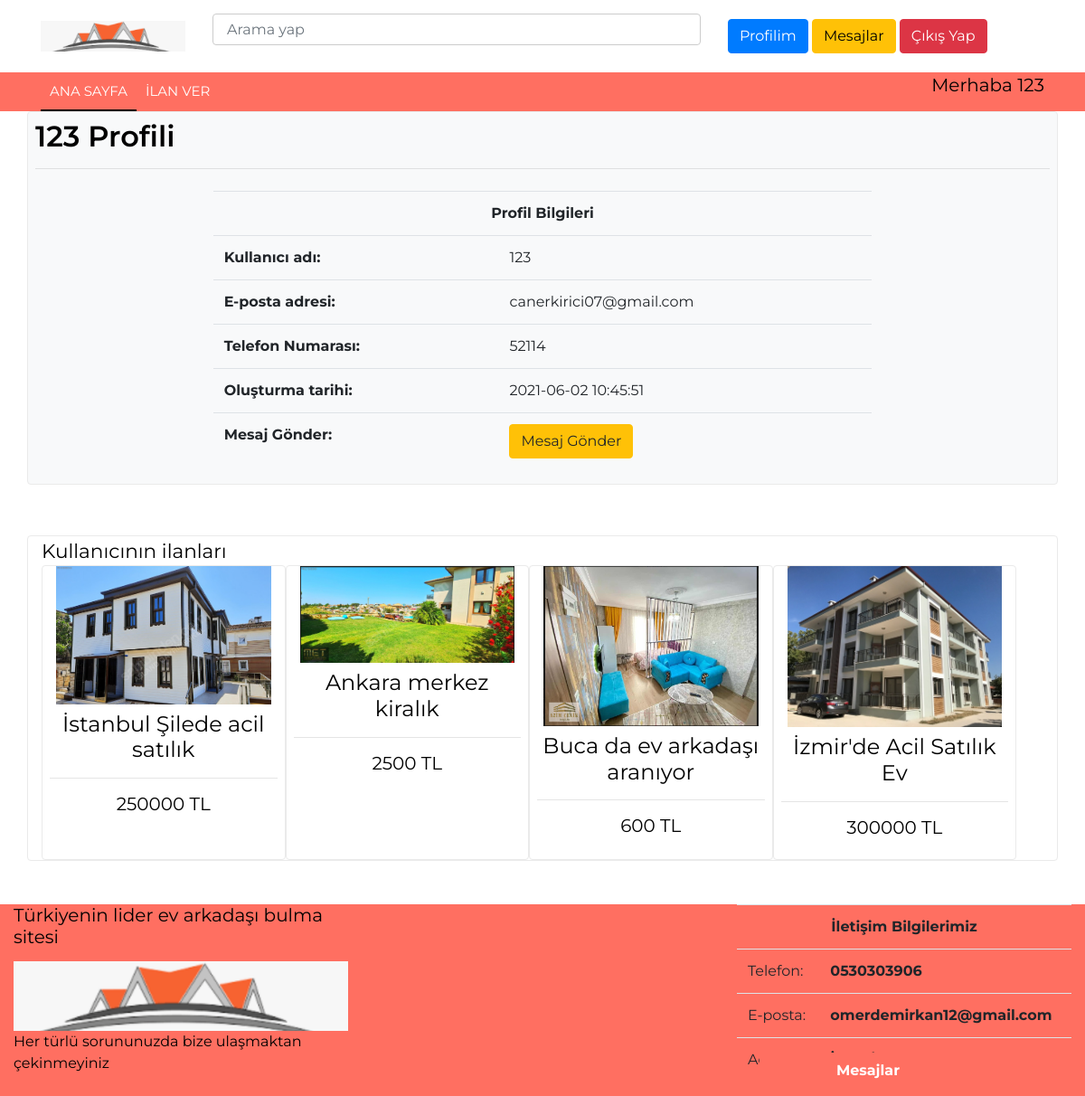
The page /profil.php?kadi=123 (signed in) on the database its author committed.
### tables this page shows
CREATE TABLE `accounts` (
  `id` int(11) NOT NULL,
  `username` varchar(255) NOT NULL,
  `email` varchar(255) NOT NULL,
  `password` varchar(255) NOT NULL,
  `number` varchar(255) NOT NULL,
  `registerdate` datetime NOT NULL DEFAULT current_timestamp(),
  `serial` varchar(255) NOT NULL
);

CREATE TABLE `ilanlar` (
  `id` int(11) NOT NULL,
  `addusername` varchar(255) NOT NULL,
  `email` varchar(255) NOT NULL,
  `serial` varchar(255) NOT NULL,
  `ilan_isim` varchar(255) NOT NULL,
  `ilan_bölge` varchar(255) NOT NULL,
  `ilan_sehir` varchar(255) NOT NULL,
  `ilan_fiyat` int(11) NOT NULL,
  `ilan_oda` varchar(255) NOT NULL,
  `ilan_tip` varchar(255) NOT NULL,
  `ilan_kira` varchar(255) NOT NULL,
  `ilan_atip` varchar(255) NOT NULL,
  `ilan_esya` varchar(255) NOT NULL,
  `ilan_resim` varchar(255) NOT NULL,
  `ilan_mes` varchar(255) NOT NULL
);

### profil.php (the view)
<?php include 'header.php';
$kadi=$_GET["kadi"];
$sql=$db->prepare("SELECT * FROM accounts WHERE username=?");
$sql->execute([$kadi]);
$uye=$sql->fetch();
 ?>
<div class="container">
  <div class="row rounded bg-light" style="border:1px solid #eaeaea">
    <div class="col-12 p-2">
      <h2><?php echo $kadi; ?> Profili</h2>
      <hr>
    </div>
    <div class="col-2">
    </div>
    <div class="col-8">
      <table class="table">
        <tr>
          <th colspan="2" class="text-center">Profil Bilgileri</th>
        </tr>
        <tr>
          <th>Kullanıcı adı:</th>
          <td><?php echo $kadi; ?></td>
        </tr>
        <tr>
          <th>E-posta adresi:</th>
          <td><?php echo $uye["email"]; ?></td>
        </tr>
        <tr>
          <th>Telefon Numarası:</th>
          <td><?php echo $uye["number"]; ?></td>
        </tr>
        <tr>
          <th>Oluşturma tarihi:</th>
          <td><?php echo $uye["registerdate"]; ?></td>
        </tr>
        <tr>
          <th>Mesaj Gönder:</th>
          <td><a class="btn btn-warning kisi" kisi="<?php echo $kadi; ?>">Mesaj Gönder</a> </td>
        </tr>
      </table>
    </div>
  </div>
  <div class="row mt-2">
    <div class=" m-0 mt-5 col-12 rounded bg-white " style="border:1px solid #eaeaea;font-size:2.7vh">
      Kullanıcının ilanları
    <div class="col-12  row">
      <?php $sql=$db->prepare("SELECT * FROM `ilanlar` WHERE addusername=? ORDER BY id DESC");
      $sql->execute([$kadi]);
      while ($son=$sql->fetch()):?>
      <div class="col-3 bg-white rounded" style="border:1px solid #eaeaea">
        <div class="row">
          <div class="col-12">
            <a href="ilan.php?id=<?php echo $son["id"]; ?>">
              <img src="<?php echo $son["ilan_resim"]; ?>" class="img-fluid" alt="İlan Resmi">
            </a>
          </div>
          <div class="col-12 text-center p-2">
            <a href="ilan.php?id=<?php echo $son["id"]; ?>">
              <h4><?php echo $son["ilan_isim"]; ?></h4>
              <hr>
              <h5><?php echo ($son["ilan_fiyat"]) ? $son["ilan_fiyat"] : $son["ilan_kira"] ; ?> TL</h5>
            </a>
          </div>
        </div>
      </div>
    <?php endwhile; ?>
    </div>
  </div>
  </div>
</div>
<?php include 'footer.php'; ?>

### css/style.css (style rules this page uses)
body { color: #000000; font-family: 'Montserrat', sans-serif; font-weight: 400; background: #ffffff; }
a { color: #FF6F61; transition: 0.5s; }
h1, h2, h3, h4, h5, h6 { margin: 0 0 15px 0; padding: 0; color: #000000; font-weight: 600; }
h4, h5, h6 { font-weight: 400; }

### rows shown on the page
accounts: email "canerkirici07@gmail.com", number "52114", registerdate "2021-06-02 10:45:51"
ilanlar: ilan_resim (picture), ilan_isim "İstanbul Şilede acil satılık", ilan_fiyat "250000"
ilanlar: ilan_resim (picture), ilan_isim "Ankara merkez kiralık", ilan_fiyat "2500"
ilanlar: ilan_resim (picture), ilan_isim "Buca da ev arkadaşı aranıyor", ilan_fiyat "600"
ilanlar: ilan_resim (picture), ilan_isim "İzmir'de Acil Satılık Ev", ilan_fiyat "300000"

### other values the page prints
$_SESSION['user']['username'] "123"
$kadi "123"
